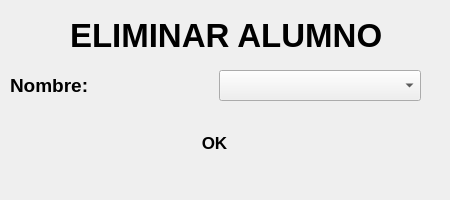
<?xml version="1.0" encoding="UTF-8"?>
<ui version="4.0">
 <class>MainWindow14</class>
 <widget class="QMainWindow" name="MainWindow14">
  <property name="geometry">
   <rect>
    <x>0</x>
    <y>0</y>
    <width>450</width>
    <height>200</height>
   </rect>
  </property>
  <property name="minimumSize">
   <size>
    <width>450</width>
    <height>200</height>
   </size>
  </property>
  <property name="maximumSize">
   <size>
    <width>450</width>
    <height>200</height>
   </size>
  </property>
  <property name="windowTitle">
   <string>Educación Física UO</string>
  </property>
  <property name="windowIcon">
   <iconset>
    <normaloff>:/icons/res/registro2.svg</normaloff>:/icons/res/registro2.svg</iconset>
  </property>
  <property name="styleSheet">
   <string notr="true">QPushButton 
{
	border-radius:5px;
	background-color: &quot;white&quot;;
}

QPushButton:hover { background-color: rgb(200,200,200)}

#centralwidget
{
border-image: url(:/images/fondo.jpg);
}</string>
  </property>
  <widget class="QWidget" name="centralwidget">
   <widget class="QLabel" name="label_2">
    <property name="geometry">
     <rect>
      <x>70</x>
      <y>10</y>
      <width>321</width>
      <height>51</height>
     </rect>
    </property>
    <property name="font">
     <font>
      <family>Arial</family>
      <pointsize>25</pointsize>
      <weight>75</weight>
      <bold>true</bold>
     </font>
    </property>
    <property name="styleSheet">
     <string notr="true"/>
    </property>
    <property name="text">
     <string>ELIMINAR ALUMNO</string>
    </property>
   </widget>
   <widget class="QPushButton" name="pushButton">
    <property name="geometry">
     <rect>
      <x>10</x>
      <y>20</y>
      <width>30</width>
      <height>30</height>
     </rect>
    </property>
    <property name="minimumSize">
     <size>
      <width>30</width>
      <height>30</height>
     </size>
    </property>
    <property name="maximumSize">
     <size>
      <width>30</width>
      <height>30</height>
     </size>
    </property>
    <property name="text">
     <string/>
    </property>
    <property name="icon">
     <iconset resource="img.qrc">
      <normaloff>:/imgenes/imgenes/atras - copia.png</normaloff>:/imgenes/imgenes/atras - copia.png</iconset>
    </property>
    <property name="iconSize">
     <size>
      <width>25</width>
      <height>25</height>
     </size>
    </property>
   </widget>
   <widget class="QPushButton" name="pushButton_2">
    <property name="geometry">
     <rect>
      <x>170</x>
      <y>130</y>
      <width>89</width>
      <height>25</height>
     </rect>
    </property>
    <property name="font">
     <font>
      <family>Arial</family>
      <pointsize>13</pointsize>
      <weight>75</weight>
      <bold>true</bold>
     </font>
    </property>
    <property name="text">
     <string>OK</string>
    </property>
   </widget>
   <widget class="QWidget" name="horizontalLayoutWidget">
    <property name="geometry">
     <rect>
      <x>10</x>
      <y>70</y>
      <width>411</width>
      <height>31</height>
     </rect>
    </property>
    <property name="font">
     <font>
      <family>Ubuntu Condensed</family>
      <pointsize>13</pointsize>
      <weight>75</weight>
      <bold>true</bold>
     </font>
    </property>
    <layout class="QHBoxLayout" name="horizontalLayout">
     <item>
      <widget class="QLabel" name="label_3">
       <property name="font">
        <font>
         <family>Arial</family>
         <pointsize>14</pointsize>
         <weight>75</weight>
         <bold>true</bold>
        </font>
       </property>
       <property name="styleSheet">
        <string notr="true"/>
       </property>
       <property name="text">
        <string>Nombre:    </string>
       </property>
      </widget>
     </item>
     <item>
      <widget class="QComboBox" name="comboBox">
       <property name="font">
        <font>
         <family>Arial</family>
         <pointsize>14</pointsize>
         <weight>75</weight>
         <bold>true</bold>
        </font>
       </property>
      </widget>
     </item>
    </layout>
   </widget>
  </widget>
  <widget class="QMenuBar" name="menubar">
   <property name="geometry">
    <rect>
     <x>0</x>
     <y>0</y>
     <width>450</width>
     <height>21</height>
    </rect>
   </property>
  </widget>
 </widget>
 <resources>
  <include location="img.qrc"/>
 </resources>
 <connections/>
</ui>
